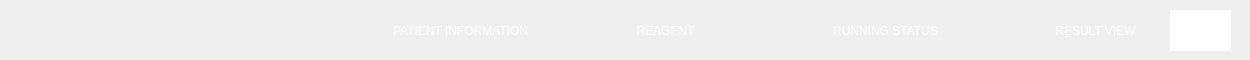
<?xml version="1.0" encoding="UTF-8"?>
<ui version="4.0">
 <class>TitleStatusBarWidget</class>
 <widget class="QWidget" name="TitleStatusBarWidget">
  <property name="geometry">
   <rect>
    <x>0</x>
    <y>0</y>
    <width>1250</width>
    <height>60</height>
   </rect>
  </property>
  <property name="minimumSize">
   <size>
    <width>1250</width>
    <height>60</height>
   </size>
  </property>
  <property name="maximumSize">
   <size>
    <width>1250</width>
    <height>60</height>
   </size>
  </property>
  <property name="windowTitle">
   <string>Form</string>
  </property>
  <layout class="QGridLayout" name="gridLayout">
   <property name="leftMargin">
    <number>0</number>
   </property>
   <property name="topMargin">
    <number>0</number>
   </property>
   <property name="rightMargin">
    <number>0</number>
   </property>
   <property name="bottomMargin">
    <number>0</number>
   </property>
   <property name="spacing">
    <number>0</number>
   </property>
   <item row="0" column="0">
    <widget class="QWidget" name="widgetStatus" native="true">
     <property name="minimumSize">
      <size>
       <width>1250</width>
       <height>60</height>
      </size>
     </property>
     <property name="maximumSize">
      <size>
       <width>1250</width>
       <height>60</height>
      </size>
     </property>
     <layout class="QHBoxLayout" name="horizontalLayout">
      <property name="spacing">
       <number>0</number>
      </property>
      <property name="leftMargin">
       <number>0</number>
      </property>
      <property name="topMargin">
       <number>0</number>
      </property>
      <property name="rightMargin">
       <number>0</number>
      </property>
      <property name="bottomMargin">
       <number>0</number>
      </property>
      <item>
       <widget class="QWidget" name="widget" native="true">
        <property name="sizePolicy">
         <sizepolicy hsizetype="Minimum" vsizetype="Minimum">
          <horstretch>0</horstretch>
          <verstretch>0</verstretch>
         </sizepolicy>
        </property>
        <property name="minimumSize">
         <size>
          <width>1250</width>
          <height>60</height>
         </size>
        </property>
        <property name="maximumSize">
         <size>
          <width>1250</width>
          <height>60</height>
         </size>
        </property>
        <widget class="QLabel" name="labelPatient">
         <property name="geometry">
          <rect>
           <x>390</x>
           <y>10</y>
           <width>141</width>
           <height>42</height>
          </rect>
         </property>
         <property name="styleSheet">
          <string notr="true">color: rgb(255, 255, 255);</string>
         </property>
         <property name="text">
          <string>PATIENT INFORMATION</string>
         </property>
         <property name="alignment">
          <set>Qt::AlignCenter</set>
         </property>
        </widget>
        <widget class="QLabel" name="labelReagent">
         <property name="geometry">
          <rect>
           <x>600</x>
           <y>10</y>
           <width>131</width>
           <height>42</height>
          </rect>
         </property>
         <property name="styleSheet">
          <string notr="true">color: rgb(255, 255, 255);</string>
         </property>
         <property name="text">
          <string>REAGENT</string>
         </property>
         <property name="alignment">
          <set>Qt::AlignCenter</set>
         </property>
        </widget>
        <widget class="QLabel" name="labelRunningStatus">
         <property name="geometry">
          <rect>
           <x>820</x>
           <y>10</y>
           <width>131</width>
           <height>42</height>
          </rect>
         </property>
         <property name="styleSheet">
          <string notr="true">color: rgb(255, 255, 255);</string>
         </property>
         <property name="text">
          <string>RUNNING STATUS</string>
         </property>
         <property name="alignment">
          <set>Qt::AlignCenter</set>
         </property>
        </widget>
        <widget class="QLabel" name="labelResultView">
         <property name="geometry">
          <rect>
           <x>1030</x>
           <y>10</y>
           <width>131</width>
           <height>42</height>
          </rect>
         </property>
         <property name="styleSheet">
          <string notr="true">color: rgb(255, 255, 255);</string>
         </property>
         <property name="text">
          <string>RESULT VIEW</string>
         </property>
         <property name="alignment">
          <set>Qt::AlignCenter</set>
         </property>
        </widget>
        <widget class="CustomStayClickEvnetWidget" name="widget_2" native="true">
         <property name="geometry">
          <rect>
           <x>1170</x>
           <y>10</y>
           <width>61</width>
           <height>41</height>
          </rect>
         </property>
         <property name="styleSheet">
          <string notr="true">background-color : #FFFFFF</string>
         </property>
        </widget>
       </widget>
      </item>
     </layout>
    </widget>
   </item>
  </layout>
 </widget>
 <customwidgets>
  <customwidget>
   <class>CustomStayClickEvnetWidget</class>
   <extends>QWidget</extends>
   <header>UIClass/CustomWidget/CustomStayClickEvnetWidget.h</header>
   <container>1</container>
  </customwidget>
 </customwidgets>
 <resources/>
 <connections/>
</ui>
